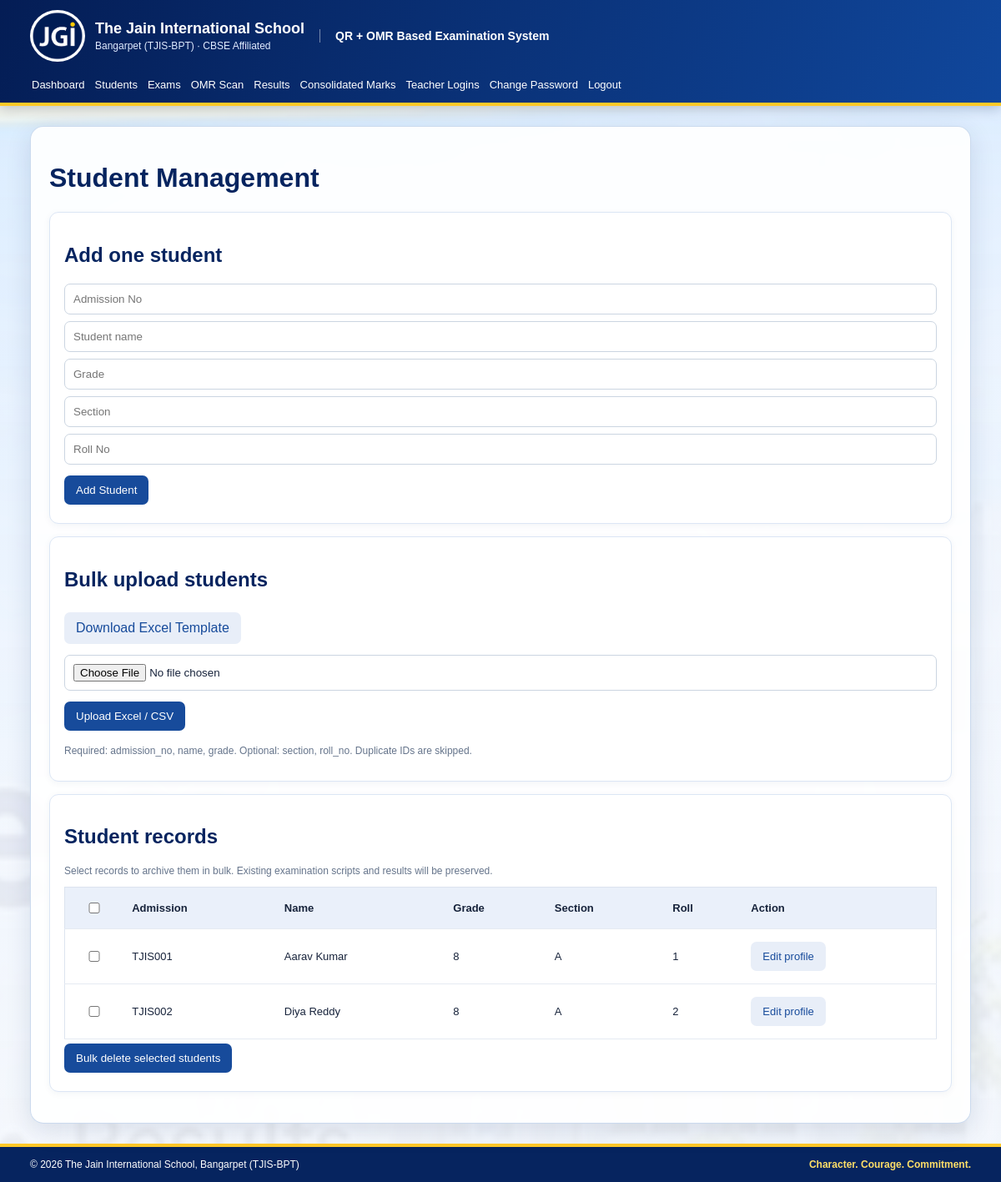
The app's page /students (signed in) with its own data.
### tables this page shows
CREATE TABLE students(id INTEGER PRIMARY KEY,admission_no TEXT UNIQUE NOT NULL,name TEXT NOT NULL,grade TEXT NOT NULL,section TEXT DEFAULT '',roll_no TEXT DEFAULT '',active INTEGER DEFAULT 1);

### app.py (the view, shortened to what this page needs)
@app.route("/students",methods=["GET","POST"])
@admin
def students():
    with db() as c:rows=c.execute("SELECT * FROM students WHERE active=1 ORDER BY grade,section,name").fetchall()
    return render_template("students.html",students=rows)

### app.py (called while the page is built)
def db():
    c=sqlite3.connect(DB); c.row_factory=sqlite3.Row; c.execute("PRAGMA foreign_keys=ON"); return c

def admin(f):
    @wraps(f)
    def w(*a,**k):
        if not session.get("uid"): return redirect(url_for("login"))
        if session.get("role")!="admin": abort(403)
        with db() as c: u=c.execute("SELECT active,role FROM users WHERE id=?",(session["uid"],)).fetchone()
        if not u or not u["active"] or u["role"]!="admin": session.clear(); return redirect(url_for("login"))
        return f(*a,**k)
    return w

### templates/students.html
{% extends "base.html" %}{% block content %}<h1>Student Management</h1>
<section class="panel"><h2>Add one student</h2><form method="post"><input name="admission_no" placeholder="Admission No" required><input name="name" placeholder="Student name" required><input name="grade" placeholder="Grade" required><input name="section" placeholder="Section"><input name="roll_no" placeholder="Roll No"><button>Add Student</button></form></section>
<section class="panel"><h2>Bulk upload students</h2><a class="button secondary" href="/students/template">Download Excel Template</a><form method="post" action="/students/bulk" enctype="multipart/form-data"><input type="file" name="file" accept=".xlsx,.csv" required><button>Upload Excel / CSV</button></form><p class="muted">Required: admission_no, name, grade. Optional: section, roll_no. Duplicate IDs are skipped.</p></section>
<section class="panel"><h2>Student records</h2><p class="muted">Select records to archive them in bulk. Existing examination scripts and results will be preserved.</p><form method="post" action="{{url_for('student_bulk_delete')}}" onsubmit="return confirm('Archive all selected students? Their past exam results will be retained.');"><div class="table-wrap"><table><tr><th><input type="checkbox" onclick="document.querySelectorAll('.student-check').forEach(x=>x.checked=this.checked)"></th><th>Admission</th><th>Name</th><th>Grade</th><th>Section</th><th>Roll</th><th>Action</th></tr>{% for s in students %}<tr><td><input class="student-check" type="checkbox" name="student_ids" value="{{s.id}}"></td><td>{{s.admission_no}}</td><td>{{s.name}}</td><td>{{s.grade}}</td><td>{{s.section}}</td><td>{{s.roll_no}}</td><td><a class="button secondary" href="{{url_for('student_edit',sid=s.id)}}">Edit profile</a></td></tr>{% else %}<tr><td colspan="7">No active students found.</td></tr>{% endfor %}</table></div><button class="danger" type="submit">Bulk delete selected students</button></form></section>{% endblock %}

### static/style.css (style rules this page uses)
* { box-sizing: border-box }
:root { --navy: #06245f; --blue: #123f91; --royal: #174b9b; --gold: #ffc928; --ink: #17233b }
html { min-height: 100%; background: #eaf1fa }
body { margin: 0; min-height: 100vh; color: var(--ink); font-family: Arial, Helvetica, sans-serif; background: linear-gradient(180deg, rgba(239, 246, 255, .88), rgba(245, 248, 253, .96)), url("/static/images/school-campus-bg.jpg") center 110px/cover fixed no-repeat }
h1, h2 { color: var(--navy) }
.panel { background: #fff; border: 1px solid #dce6f5; border-radius: 11px; padding: 17px; margin: 15px 0; box-shadow: 0 2px 9px rgba(16, 50, 100, .05) }
input, select, textarea { display: block; width: 100%; padding: 10px; margin: 8px 0; border: 1px solid #cbd5e1; border-radius: 7px; background: #fff }
button, .button { display: inline-block; background: var(--royal); color: white; border: 0; border-radius: 7px; padding: 10px 14px; text-decoration: none; cursor: pointer; margin: 5px 0 }
.secondary { background: #e8eef8; color: var(--royal) }
.muted { color: #65748b; font-size: 12px }
.stats div, table { background: white; padding: 14px; border: 1px solid #dce3ef; border-radius: 8px }
table { width: 100%; border-collapse: collapse }
td, th { padding: 10px; text-align: left; border-bottom: 1px solid #e5eaf2; font-size: 13px }
th { background: #eaf0fa }

### records on screen
students: admission_no "TJIS001", name "Aarav Kumar", grade "8", section "A", roll_no "1"
students: admission_no "TJIS002", name "Diya Reddy", grade "8", section "A", roll_no "2"
